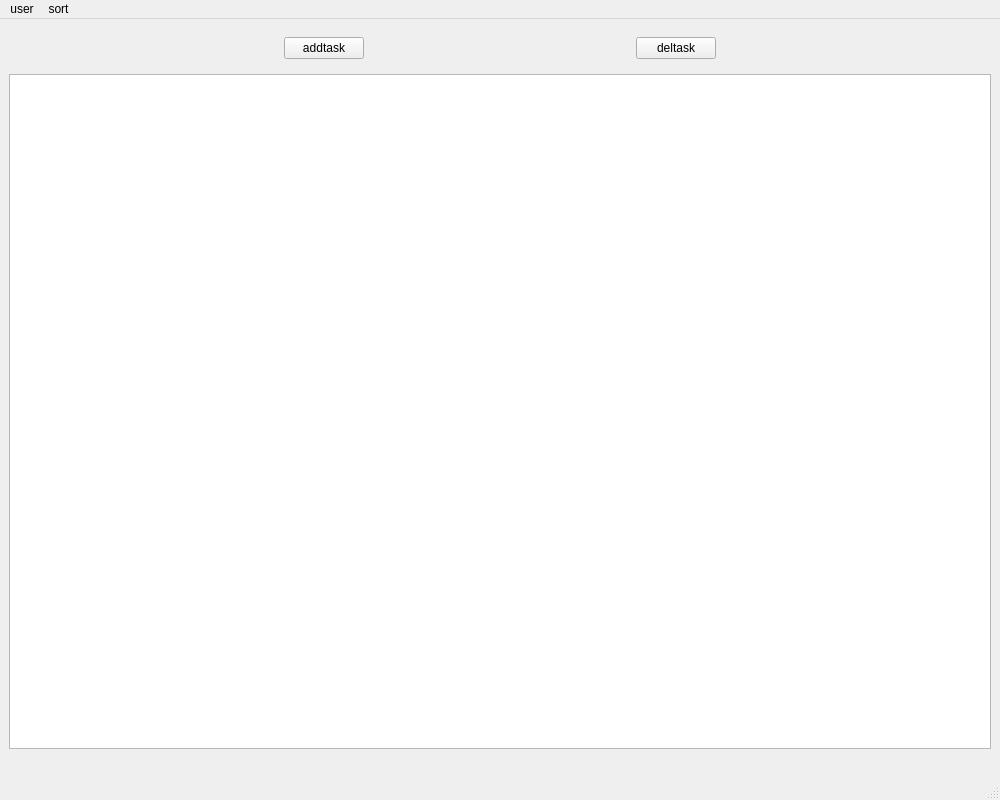
<?xml version="1.0" encoding="UTF-8"?>
<ui version="4.0">
 <class>MainWindow</class>
 <widget class="QMainWindow" name="MainWindow">
  <property name="geometry">
   <rect>
    <x>0</x>
    <y>0</y>
    <width>1000</width>
    <height>800</height>
   </rect>
  </property>
  <property name="windowTitle">
   <string>myapp</string>
  </property>
  <property name="windowIcon">
   <iconset resource="res.qrc">
    <normaloff>:/new/image/clock.jpg</normaloff>:/new/image/clock.jpg</iconset>
  </property>
  <widget class="QWidget" name="centralwidget">
   <layout class="QVBoxLayout" name="verticalLayout">
    <item>
     <widget class="QWidget" name="widget" native="true">
      <layout class="QHBoxLayout" name="horizontalLayout">
       <item>
        <spacer name="horizontalSpacer">
         <property name="orientation">
          <enum>Qt::Horizontal</enum>
         </property>
         <property name="sizeHint" stdset="0">
          <size>
           <width>40</width>
           <height>20</height>
          </size>
         </property>
        </spacer>
       </item>
       <item>
        <widget class="QPushButton" name="btn_add">
         <property name="text">
          <string>addtask</string>
         </property>
        </widget>
       </item>
       <item>
        <spacer name="horizontalSpacer_2">
         <property name="orientation">
          <enum>Qt::Horizontal</enum>
         </property>
         <property name="sizeHint" stdset="0">
          <size>
           <width>40</width>
           <height>20</height>
          </size>
         </property>
        </spacer>
       </item>
       <item>
        <widget class="QPushButton" name="btn_del">
         <property name="text">
          <string>deltask</string>
         </property>
        </widget>
       </item>
       <item>
        <spacer name="horizontalSpacer_3">
         <property name="orientation">
          <enum>Qt::Horizontal</enum>
         </property>
         <property name="sizeHint" stdset="0">
          <size>
           <width>40</width>
           <height>20</height>
          </size>
         </property>
        </spacer>
       </item>
      </layout>
     </widget>
    </item>
    <item>
     <widget class="QTableWidget" name="tasktable">
      <property name="enabled">
       <bool>true</bool>
      </property>
      <property name="editTriggers">
       <set>QAbstractItemView::NoEditTriggers</set>
      </property>
      <property name="selectionBehavior">
       <enum>QAbstractItemView::SelectRows</enum>
      </property>
      <attribute name="horizontalHeaderVisible">
       <bool>false</bool>
      </attribute>
     </widget>
    </item>
    <item>
     <widget class="QLabel" name="label_status">
      <property name="text">
       <string/>
      </property>
     </widget>
    </item>
   </layout>
  </widget>
  <widget class="QMenuBar" name="menubar">
   <property name="geometry">
    <rect>
     <x>0</x>
     <y>0</y>
     <width>1000</width>
     <height>21</height>
    </rect>
   </property>
   <widget class="QMenu" name="menu_user">
    <property name="title">
     <string>user</string>
    </property>
    <addaction name="action_change_user"/>
    <addaction name="action_add_user"/>
    <addaction name="action_del_user"/>
    <addaction name="action_show_user"/>
    <addaction name="action_change_password"/>
    <addaction name="action_give_admin"/>
   </widget>
   <widget class="QMenu" name="menusort">
    <property name="title">
     <string>sort</string>
    </property>
    <addaction name="action_sort_by_taskID"/>
    <addaction name="action_sort_by_start_time"/>
    <addaction name="action_sort_by_priority"/>
    <addaction name="action_sort_by_category"/>
    <addaction name="action_sort_by_attention_time"/>
   </widget>
   <addaction name="menu_user"/>
   <addaction name="menusort"/>
  </widget>
  <widget class="QStatusBar" name="statusbar"/>
  <action name="action_change_user">
   <property name="text">
    <string>change user</string>
   </property>
  </action>
  <action name="action_add_user">
   <property name="text">
    <string>add user</string>
   </property>
  </action>
  <action name="action_show_user">
   <property name="text">
    <string>show user</string>
   </property>
  </action>
  <action name="action_del_user">
   <property name="text">
    <string>del user</string>
   </property>
  </action>
  <action name="action_change_password">
   <property name="text">
    <string>change password</string>
   </property>
  </action>
  <action name="action_regist_user">
   <property name="text">
    <string>regist user</string>
   </property>
  </action>
  <action name="action_sort_by_start_time">
   <property name="text">
    <string>sort by start time</string>
   </property>
  </action>
  <action name="action_sort_by_priority">
   <property name="text">
    <string>sort by priority</string>
   </property>
  </action>
  <action name="action_sort_by_category">
   <property name="text">
    <string>sort by category</string>
   </property>
  </action>
  <action name="action_sort_by_attention_time">
   <property name="text">
    <string>sort by attention time</string>
   </property>
  </action>
  <action name="action_sort_by_taskID">
   <property name="text">
    <string>sort by taskID</string>
   </property>
  </action>
  <action name="action_give_admin">
   <property name="text">
    <string>give admin</string>
   </property>
  </action>
 </widget>
 <resources>
  <include location="res.qrc"/>
 </resources>
 <connections/>
</ui>
